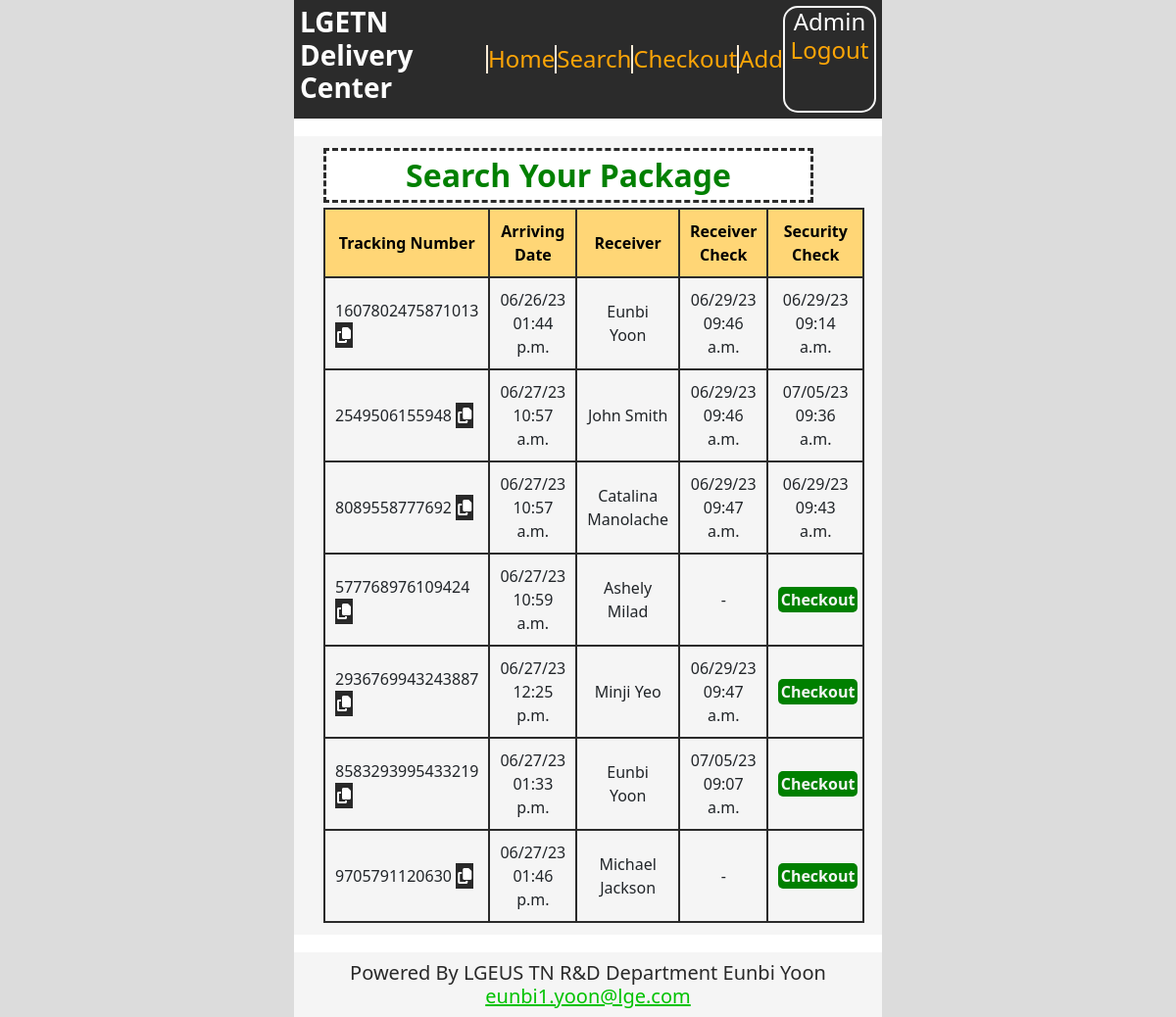
The page /search (signed in) on the database as committed earlier.
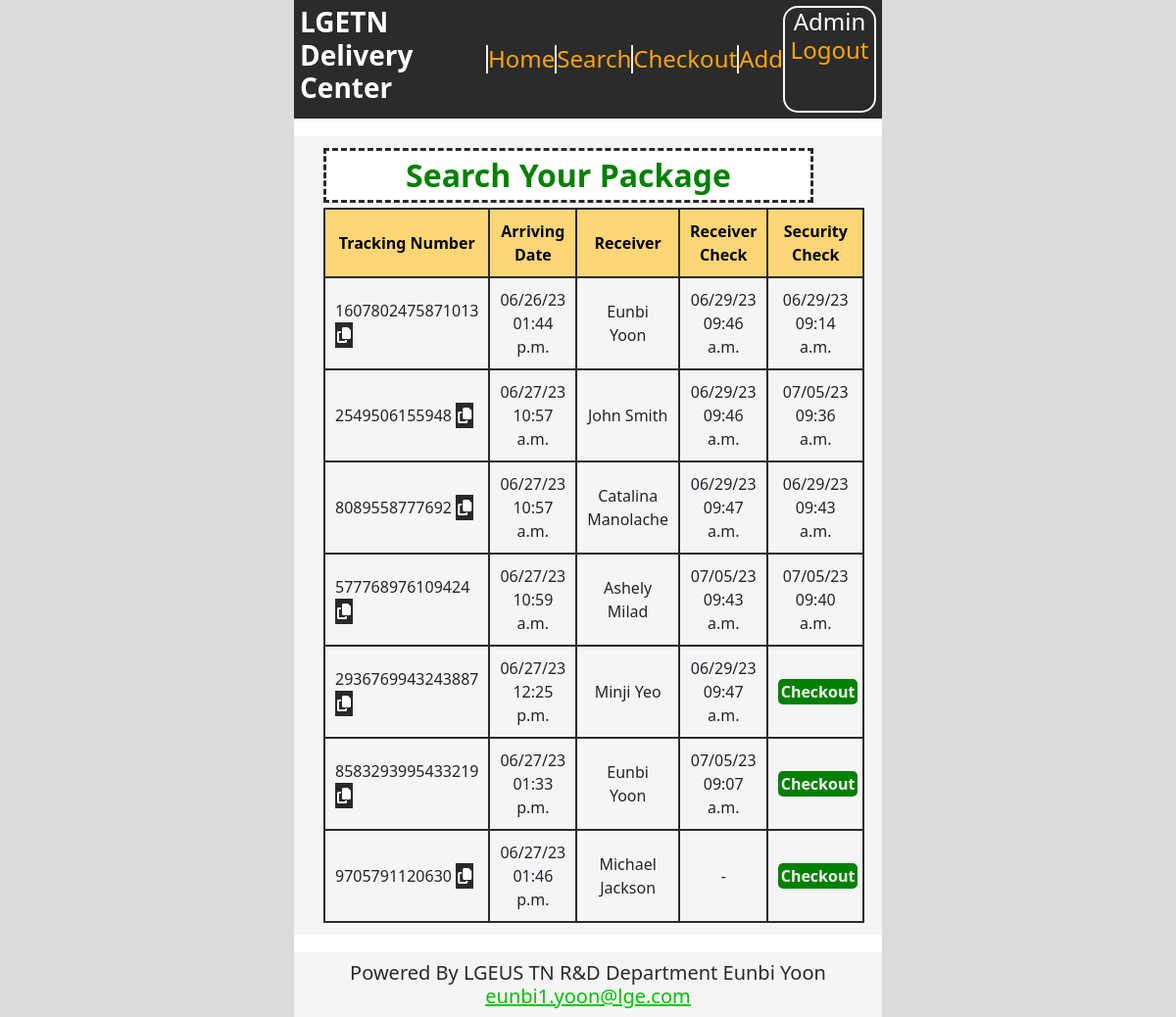
The same page on the database as committed later.
### qrapp/models.py (models this page shows, shortened)
class QRCodeData(models.Model):
    code_data=models.CharField(max_length=255)
    arriving_at=models.DateTimeField(auto_now_add=True)
    receiver=models.CharField(max_length=255)
    receiver_check=models.BooleanField(default=False)
    admin_check=models.BooleanField(default=False)
    receiver_at=models.DateTimeField(blank=True, null=True)
    admin_at=models.DateTimeField(blank=True,null=True)
    class Meta:
        verbose_name_plural='QR Scanning Data'

### qrapp/views.py (the view)
# urls.py: path('search',searchView, name='search_url'),
@login_required(login_url='login_url')
def searchView(request):
    item_list=QRCodeData.objects.all()
    username=request.user.username
    context={
        'item_list':item_list,
        'username':username,
    }
    return render(request, 'search.html', context)

### qrapp/templates/search.html (shortened to what this page needs)
{% extends 'base.html' %}
{% block container %}
    {% load static %}
    <div class="search-detail">
        <input type="text" id="filterInput" placeholder="Search Your Package" oninput="filterTable()" required pattern="\S+.*" >
        <table id="myTable">
            <thead>
              <tr>
                <th>Tracking Number</th>
                <th>Arriving Date</th>
                <th>Receiver</th>
                <th>Receiver Check</th>
                <th>Security Check</th>
              </tr>
            </thead>
            <tbody>
                {% for item in item_list %}
                    <tr>
                        <td onclick="copyText(this)"><p class="track_number">{{ item.code_data }} <i class="fa fa-copy"></i></p></td>
                        <td><p>{{ item.arriving_at|date:"m/d/y h:i a" }}</p></td>
                        <td><p>{{ item.receiver }}</p></td>
                        {% if item.receiver_check %}
                            <td><p>{{ item.receiver_at|date:"m/d/y h:i a" }}</p></td>
                        {% else %}
                            <td>
                                {% if username == item.receiver %}
                                    <center><a href="{% url 'searchout_url' %}">Checkout</a></center>
                                {% else %}
                                    <center>-</center>
                                {% endif %}
                            </td>
                        {% endif %}
                        {% if item.admin_check %}
                            <td><p>{{ item.admin_at|date:"m/d/y h:i a" }}</p></td>
                        {% else %}
                            <td>
                                {% if user.is_superuser %}
                                    <center><a href="{% url 'searchout_url' %}">Checkout</a></center>
                                {% else %}
                                    <center>-</center>
                                {% endif %}
                            </td>
                        {% endif %}
                    </tr>
                {% endfor %}
            </tbody>
        </table>
    </div>
    {% load static %}
{% endblock %}

### qrapp/templates/base.html (shortened to what this page needs)
<!DOCTYPE html>
<html lang="en">
<head>
    <head>
        {% load static %}
        <link rel="stylesheet" type="text/css" href="{% static 'css/delivery_style4.css' %}">
        <link href="https://cdn.jsdelivr.net/npm/bootstrap@5.3.0/dist/css/bootstrap.min.css" rel="stylesheet">
    </head>
</head>
<body>
    <div class="base-wrapper">
        <div class="base-top">
            <div class="base-title">
                <h3>LGETN Delivery Center</h3>
            </div>
            <div class="base-menu">
                <a href="{% url 'home_url' %}"><h4>Home</h4></a>
                <a href="{% url 'search_url' %}"><h4>Search</h4></a>
                <a href="{% url 'checkout_url' %}"><h4>Checkout</h4></a>
                <a href="{% url 'add_url' %}"><h4>Add</h4></a>
            </div>
            <div class="base-login">
                {% if user.is_authenticated %}
                    <div class="msg"><h4>{{user.username}}</h4></div>
                    <div class="lik">
                        <a href="{% url 'logout_url' %}"><h4>Logout</h4></a>
                    </div>
                {% else %}
                    <div class="msg"><h4>Login Here</h4></div>
                    <div class="lik">
                        <a href="{% url 'login_url' %}"><h4>Login</h4></a>
                    </div>
                {% endif %}
            </div>
        </div>
        <div class="base-container">
            {% block container %}
            {% endblock %}
        </div>
        <div class="base-foot">
            <h5>
                Powered By LGEUS TN R&D Department Eunbi Yoon
                <a href = "mailto: eunbi1.yoon@lge.com">eunbi1.yoon@lge.com</a>
            </h5>
        </div>
    </div>
</body>
</html>

### statics/css/delivery_style4.css (style rules this page uses)
body { font-family:'Nexa', sans-serif; width: 50%; margin: 0 auto !important; background-color:gainsboro !important; }
.base-wrapper { position: relative; background-color: white; }
.base-top { color:white; background-color:#2B2B2B; display: grid; grid-template-columns: 2fr 3fr 1fr; padding:1%; }
.base-top .base-title { display: flex; align-items: center; }
.base-top .base-title h3 { font-weight: 700; }
.base-top .base-menu { display: grid; grid-template-columns:1fr 1fr 1fr 1fr; align-items: center; }
.base-top .base-menu a { text-decoration: none; color:#FDA507; text-align: center; border-left:2px solid antiquewhite; }
.base-top .base-menu h4 { margin:0; }
.base-top .base-login { border: 2px solid whitesmoke; border-radius: 15px; text-align: center; }
.base-top .base-login h4 { margin:0; }
.base-top .base-login .msg { grid-row:1; text-transform: capitalize; }
.base-top .base-login .lik { grid-row:2; display: grid; }
.base-top .base-login .lik a { text-decoration: none; color:#FDA507; }
.base-container { background-color: whitesmoke; }
.base-foot { color:#292929; background-color: whitesmoke; text-align: center; height: 100%; padding:1.5%; }
.base-foot h5 { margin:0; }
.base-foot a { color:rgb(0, 194, 0); }
.search-detail { width:90%; margin:3% auto; padding:2% 0; align-items: center; }
.search-detail input { margin-bottom:1%; border:3px dashed #2B2B2B; font-size:2rem; color:green; font-weight: 600; background-color:white; text-align: center; }
.search-detail input::placeholder { color:green; }
.search-detail table, .search-detail tr, .search-detail th, .search-detail td { border:2px solid #2B2B2B; border-collapse: collapse; padding:10px; }
.search-detail table th { background-color: #FFD676; color:black; text-align: center; }
.search-detail table td p { margin-bottom:0; text-align: center; }
.search-detail table td .track_number { text-align: left; }
.search-detail table td a { background-color:green; color:whitesmoke; border-radius:5px; font-weight:600; text-decoration: none; text-align: center; margin:auto; padding:3% }
.search-detail td i { cursor: pointer; margin:0; padding:0; color:white; background-color: #292929; padding: 5px 2px; }

Rows that differ between the two databases and show on the page:
changed QRCodeData "Ashely Milad": receiver_at (not shown) → "07/05/23 09:43 a.m."; admin_at (not shown) → "07/05/23 09:40 a.m."; no longer shows "-"; no longer shows "Checkout"
